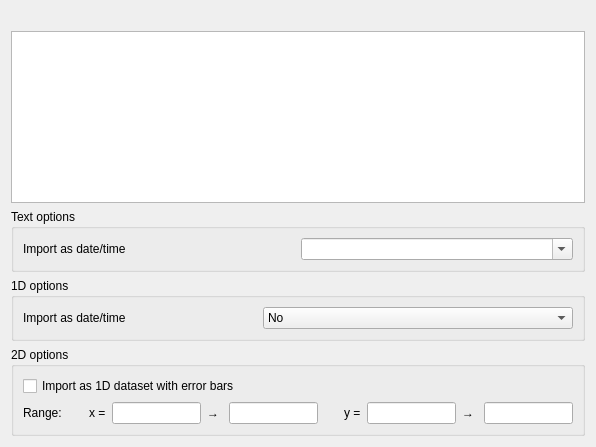
<?xml version="1.0" encoding="UTF-8"?>
<ui version="4.0">
 <class>Form</class>
 <widget class="QWidget" name="Form">
  <property name="geometry">
   <rect>
    <x>0</x>
    <y>0</y>
    <width>596</width>
    <height>447</height>
   </rect>
  </property>
  <property name="windowTitle">
   <string>Form</string>
  </property>
  <layout class="QVBoxLayout" name="verticalLayout_2">
   <item>
    <widget class="QLabel" name="hdfimportstatus">
     <property name="text">
      <string/>
     </property>
    </widget>
   </item>
   <item>
    <widget class="QTreeView" name="hdftreeview"/>
   </item>
   <item>
    <widget class="QGroupBox" name="hdftextgrp">
     <property name="title">
      <string>Text options</string>
     </property>
     <layout class="QHBoxLayout" name="horizontalLayout_3">
      <item>
       <widget class="QLabel" name="label_7">
        <property name="text">
         <string>Import as date/time</string>
        </property>
       </widget>
      </item>
      <item>
       <widget class="QComboBox" name="hdftextdate">
        <property name="toolTip">
         <string>&lt;html&gt;&lt;head/&gt;&lt;body&gt;&lt;p&gt;If you want to treat this dataset as date/times, choose a text format for this.&lt;/p&gt;&lt;/body&gt;&lt;/html&gt;</string>
        </property>
        <property name="editable">
         <bool>true</bool>
        </property>
       </widget>
      </item>
     </layout>
    </widget>
   </item>
   <item>
    <widget class="QGroupBox" name="hdfonedgrp">
     <property name="title">
      <string>1D options</string>
     </property>
     <layout class="QHBoxLayout" name="horizontalLayout_2">
      <item>
       <widget class="QLabel" name="label_6">
        <property name="text">
         <string>Import as date/time</string>
        </property>
       </widget>
      </item>
      <item>
       <widget class="QComboBox" name="hdfoneddate">
        <item>
         <property name="text">
          <string>No</string>
         </property>
        </item>
        <item>
         <property name="text">
          <string>OpenReliability format (seconds since start of 2009)</string>
         </property>
        </item>
        <item>
         <property name="text">
          <string>Unix format (seconds since start of 1970)</string>
         </property>
        </item>
       </widget>
      </item>
     </layout>
    </widget>
   </item>
   <item>
    <widget class="QGroupBox" name="hdftwodgrp">
     <property name="title">
      <string>2D options</string>
     </property>
     <layout class="QVBoxLayout" name="verticalLayout">
      <item>
       <widget class="QCheckBox" name="hdftwodimport1d">
        <property name="text">
         <string>Import as 1D dataset with error bars</string>
        </property>
       </widget>
      </item>
      <item>
       <layout class="QHBoxLayout" name="horizontalLayout">
        <item>
         <widget class="QLabel" name="label">
          <property name="text">
           <string>Range:</string>
          </property>
         </widget>
        </item>
        <item>
         <spacer name="horizontalSpacer_2">
          <property name="orientation">
           <enum>Qt::Horizontal</enum>
          </property>
          <property name="sizeHint" stdset="0">
           <size>
            <width>40</width>
            <height>20</height>
           </size>
          </property>
         </spacer>
        </item>
        <item>
         <widget class="QLabel" name="label_2">
          <property name="text">
           <string>x =</string>
          </property>
         </widget>
        </item>
        <item>
         <widget class="QLineEdit" name="hdftwodminx"/>
        </item>
        <item>
         <widget class="QLabel" name="label_3">
          <property name="text">
           <string>→ </string>
          </property>
         </widget>
        </item>
        <item>
         <widget class="QLineEdit" name="hdftwodmaxx"/>
        </item>
        <item>
         <spacer name="horizontalSpacer">
          <property name="orientation">
           <enum>Qt::Horizontal</enum>
          </property>
          <property name="sizeHint" stdset="0">
           <size>
            <width>40</width>
            <height>20</height>
           </size>
          </property>
         </spacer>
        </item>
        <item>
         <widget class="QLabel" name="label_4">
          <property name="text">
           <string>y =</string>
          </property>
         </widget>
        </item>
        <item>
         <widget class="QLineEdit" name="hdftwodminy"/>
        </item>
        <item>
         <widget class="QLabel" name="label_5">
          <property name="text">
           <string>→ </string>
          </property>
         </widget>
        </item>
        <item>
         <widget class="QLineEdit" name="hdftwodmaxy"/>
        </item>
       </layout>
      </item>
     </layout>
    </widget>
   </item>
  </layout>
 </widget>
 <resources/>
 <connections/>
</ui>
